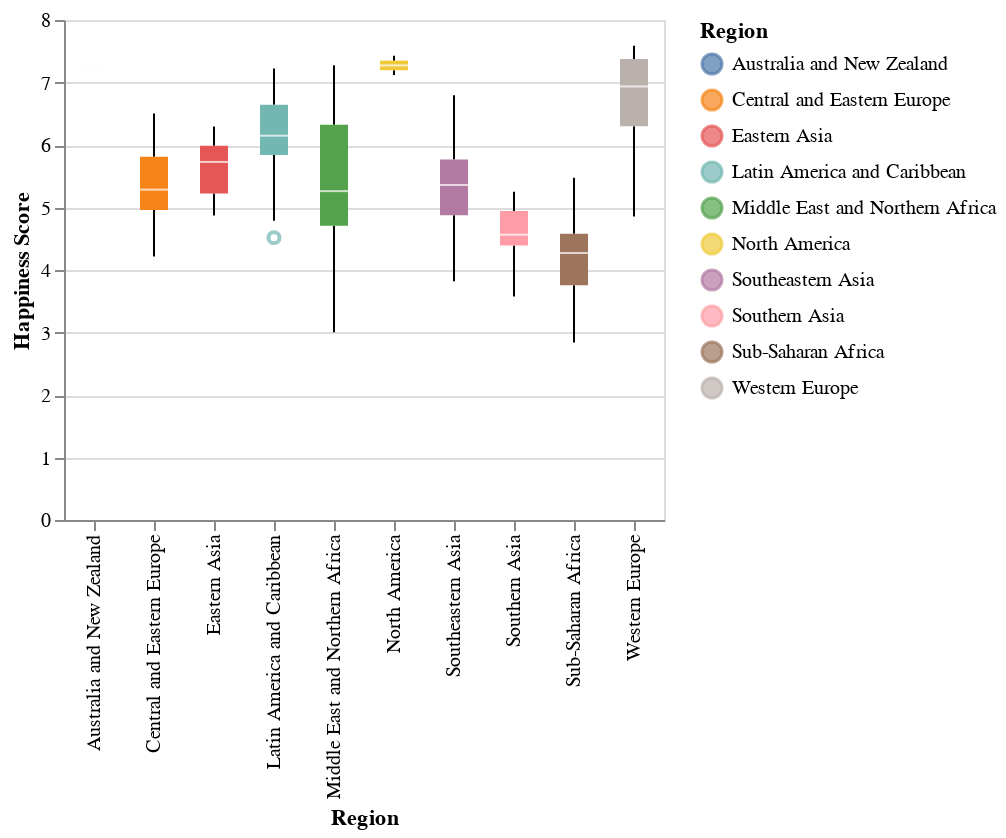

The cell this chart's notebook holds for it:
### Code cell
#boxplot to compare more than two groups' quant range - Region and Happiness Score
alt.Chart(happy_data).mark_boxplot().encode(
    x='Region:N',
    y='Happiness Score:Q',
    color='Region:N'
).properties(width=300, height=250)

### Figure 1 — Vega-Lite specification as saved in the notebook (floating-point values rounded to 4 significant figures; data arrays with more than 128 entries replaced by an {"elided": "..."} marker saying what was removed)
{"config": {"view": {"continuousWidth": 400, "continuousHeight": 300}}, "data": {"name": "data-8833bd7f6f69202e7c8c03dcae7ae33a"}, "mark": "boxplot", "encoding": {"color": {"type": "nominal", "field": "Region"}, "x": {"type": "nominal", "field": "Region"}, "y": {"type": "quantitative", "field": "Happiness Score"}}, "height": 250, "width": 300, "$schema": "https://vega.github.io/schema/vega-lite/v4.8.1.json", "datasets": {"data-8833bd7f6f69202e7c8c03dcae7ae33a": {"elided": "158 records"}}}
